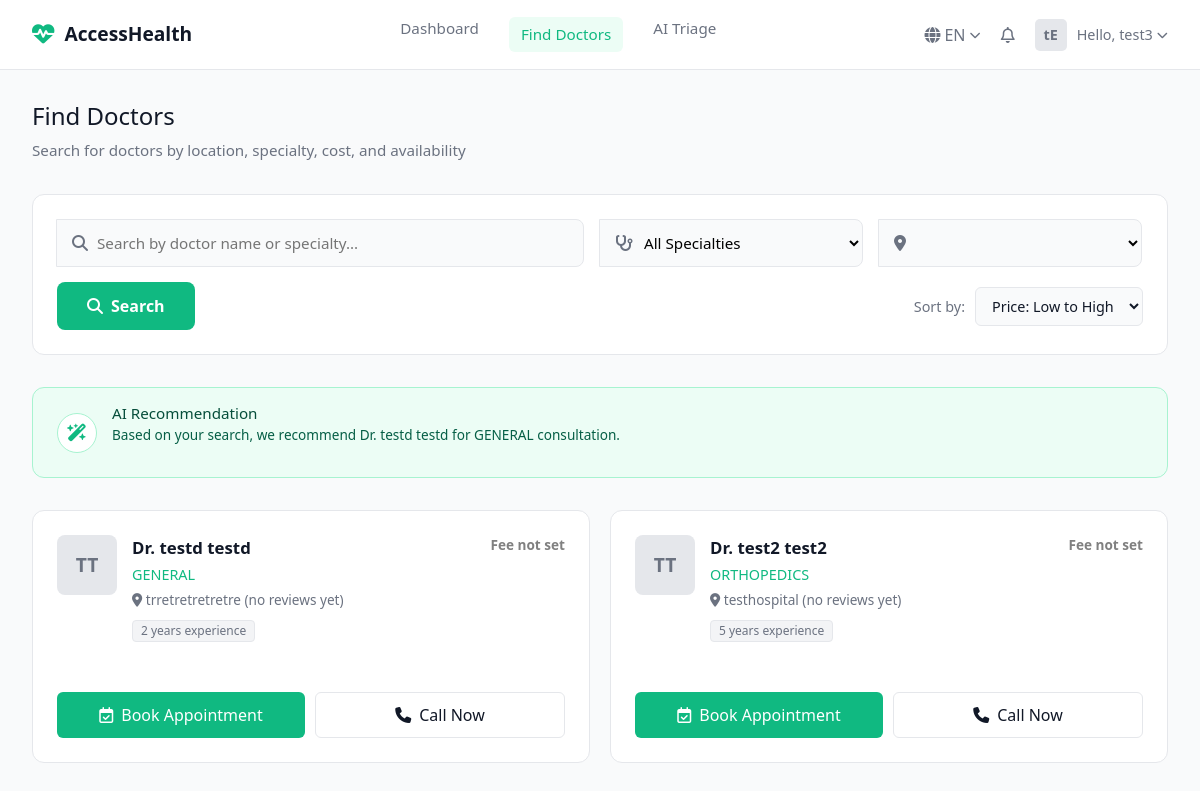
The page /patient/find-doctors/ (signed in) on the database as committed earlier.
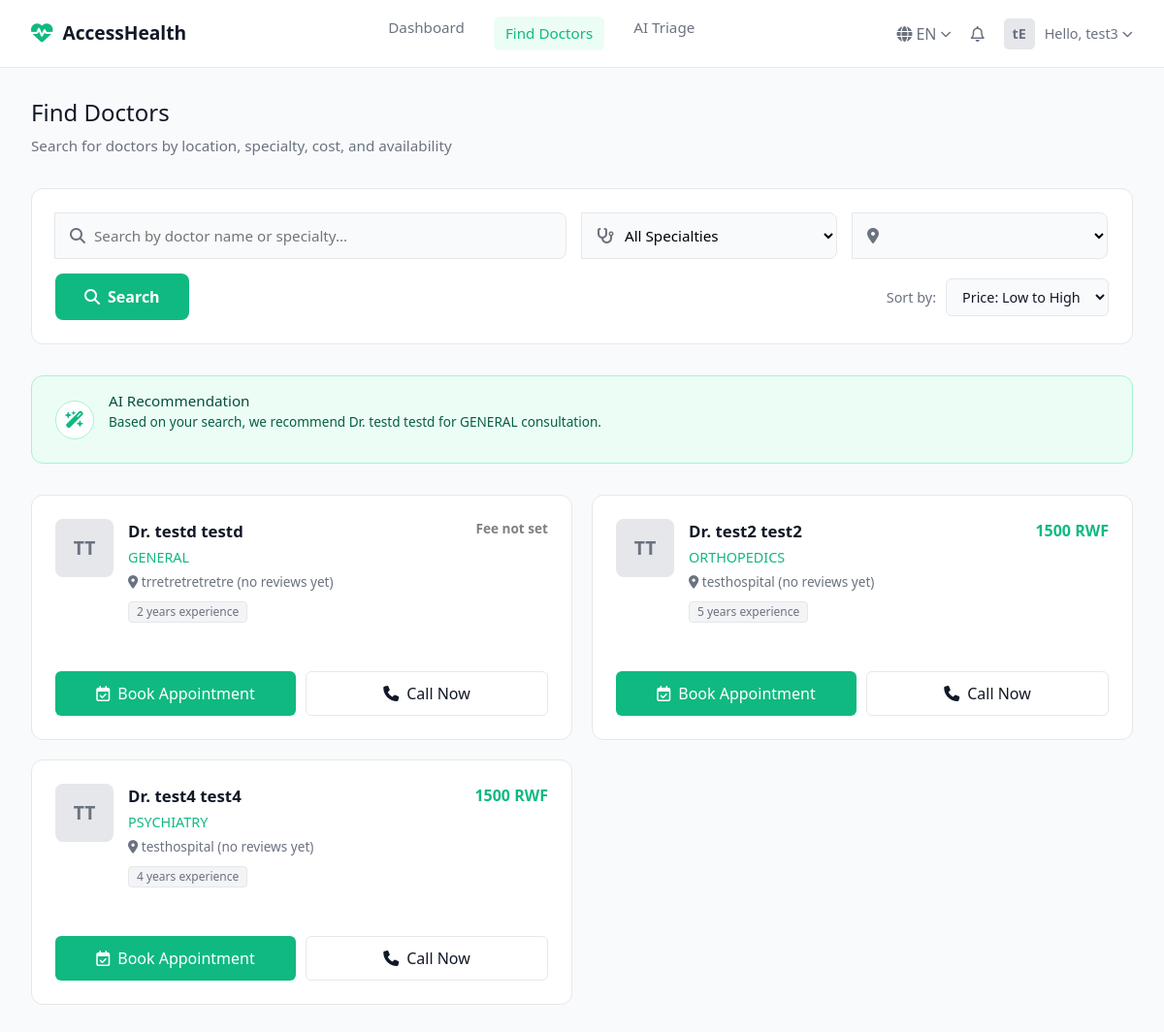
The same page on the database as committed later.
### webapp/models.py (models this page shows, shortened)
class Doctor(models.Model):
    SPECIALIZATION_CHOICES = [
        ('CARDIOLOGY', 'Cardiology'),
        ('NEUROLOGY', 'Neurology'),
        ('ORTHOPEDICS', 'Orthopedics'),
        ('PEDIATRICS', 'Pediatrics'),
        ('PSYCHIATRY', 'Psychiatry'),
        ('ONCOLOGY', 'Oncology'),
        ('GENERAL', 'General Practice'),
    ]
    GENDER_CHOICES = [
        ('M', 'Male'),
        ('F', 'Female'),
    ]
    user = models.OneToOneField(
        CustomUser,
        on_delete=models.CASCADE,
        related_name='doctor_profile'
    )
    doctor_licence_number = models.CharField(
        max_length=50,
        unique=True,
        help_text="Medical license number"
    )
    first_name = models.CharField(max_length=100)
    last_name = models.CharField(max_length=100)
    dob = models.DateField()
    district = models.CharField(max_length=100,default="kigali")
    sector = models.CharField(max_length=100,default="Gasabo")
    gender = models.CharField(max_length=1, choices=GENDER_CHOICES)
    primary_practice_district = models.CharField(max_length=100)
    phone_number = models.CharField(max_length=15)
    hospital_or_clinic_affiliation = models.CharField(
        max_length=200,
        blank=True,
        null=True
    )
    specialization = models.CharField(
        max_length=100,
        choices=SPECIALIZATION_CHOICES
    )
    years_of_experience = models.PositiveIntegerField(
        validators=[MinValueValidator(0)]
    )
    professional_bio = models.TextField(blank=True, null=True)
    profile_image = models.ImageField(
        upload_to='doctor_profiles/',
        blank=True,
        null=True
    )
    is_available = models.BooleanField(default=True)
    created_at = models.DateTimeField(auto_now_add=True)
    updated_at = models.DateTimeField(auto_now=True)
    notify_email = models.BooleanField(default=True)
    notify_sms = models.BooleanField(default=False)
    notify_in_app = models.BooleanField(default=True)
    hospitals = models.ManyToManyField(
        Hospital,
        through="DoctorHospital",
        related_name="doctors",
        blank=True,
    )
    class Meta:
        ordering = ['last_name', 'first_name']
        indexes = [
            models.Index(fields=['user']),
            models.Index(fields=['specialization']),
            models.Index(fields=['hospital_or_clinic_affiliation']),
        ]

### webapp/views.py (the view)
# urls.py: path("patient/find-doctors/", views.find_doctors_view, name="find_doctors"),
@login_required
def find_doctors_view(request):
    q = request.GET.get("q", "").strip()
    specialty = request.GET.get("specialty", "")
    location = request.GET.get("location", "")
    sort = request.GET.get("sort", "price_asc")
    doctors_qs = Doctor.objects.all()
    if q:
        doctors_qs = doctors_qs.filter(
            Q(first_name__icontains=q) |
            Q(last_name__icontains=q) |
            Q(specialization__icontains=q)
        )
    if specialty and specialty != "all":
        doctors_qs = doctors_qs.filter(specialization__iexact=specialty)
    if location and location != "all":
        doctors_qs = doctors_qs.filter(primary_practice_district__iexact=location)
    fee_subquery = DoctorHospital.objects.filter(
            doctor=OuterRef("pk")
        ).values('hospital__consultation_fee')[:1]
    doctors_qs = doctors_qs.annotate(
        avg_rating=Avg("reviews__rating"),
        review_count=Count("reviews"),
        consultation_fee=Subquery(fee_subquery)
    )
    if sort == "price_desc":
        doctors_qs = doctors_qs.order_by("-consultation_fee")
    elif sort == "price_asc":
        doctors_qs = doctors_qs.order_by("consultation_fee")
    else:
        doctors_qs = doctors_qs.order_by("-avg_rating")
    paginator = Paginator(doctors_qs, 6)
    page_number = request.GET.get("page")
    doctors_page = paginator.get_page(page_number)
    unique_locations = Doctor.objects.values_list(
        "primary_practice_district", flat=True
    ).distinct().order_by("primary_practice_district")
    unique_specialties = Doctor.objects.values_list(
        "specialization", flat=True
    ).distinct().order_by("specialization")
    booking_form = PatientBookAppointmentForm()
    context = {
        "doctors_page": doctors_page,
        "booking_form": booking_form,
        "locations": unique_locations,
        "specialties": unique_specialties,
        "q": q,
        "selected_specialty": specialty,
        "selected_location": location,
        "sort": sort,
    }
    return render(request, "find_doctors.html", context)

### webapp/forms.py (shortened to what this page needs)
class PatientBookAppointmentForm(forms.ModelForm):
    class Meta:
        model = Appointment
        fields = ['doctor', 'appointment_date', 'appointment_time', 'appointment_type', 'notes']
        widgets = {
            'doctor': forms.Select(attrs={'class': 'form-select'}),
            'appointment_date': forms.DateInput(attrs={'class': 'form-control', 'type': 'date'}),
            'appointment_time': forms.TimeInput(attrs={'class': 'form-control', 'type': 'time'}),
            'appointment_type': forms.Select(attrs={'class': 'form-select'}),
            'notes': forms.Textarea(attrs={'class': 'form-control', 'rows': 3, 'placeholder': 'Describe your symptoms...'}),
        }
    def __init__(self, *args, **kwargs):
        super(PatientBookAppointmentForm, self).__init__(*args, **kwargs)
        self.fields['doctor'].empty_label = "Select a Doctor"

### webapp/templates/find_doctors.html (shortened to what the changed rows need)
<!DOCTYPE html>
<html lang="en">
<head>
    <link href="https://cdn.jsdelivr.net/npm/bootstrap@5.3.3/dist/css/bootstrap.min.css" rel="stylesheet">
    <link rel="stylesheet" href="https://cdnjs.cloudflare.com/ajax/libs/font-awesome/6.4.0/css/all.min.css">
</head>
<body>
    <main>
    <h1 class="page-title">Find Doctors</h1>
    {% if doctors_page.object_list %}
        {% with rec=doctors_page.object_list.0 %}
            <div class="ai-banner">
                <div class="ai-text">
                    <h3>AI Recommendation</h3>
                    <p>
                        Based on your search, we recommend
                        Dr. {{ rec.first_name }} {{ rec.last_name }}
                        for {{ rec.specialization }} consultation.
                    </p>
                </div>
            </div>
        {% endwith %}
    {% endif %}
    <div class="doctors-grid">
        {% if doctors_page.object_list %}
            {% for d in doctors_page.object_list %}
                <div class="doctor-card">
                    <div class="doc-header">
                        <div class="doc-avatar">
                            {{ d.first_name|first|upper }}{{ d.last_name|first|upper }}
                        </div>
                        <div class="doc-details">
                            <div class="doc-name-row">
                                <span class="doc-name">
                                    Dr. {{ d.first_name }} {{ d.last_name }}
                                </span>
                                {% if d.consultation_fee %}
                                    <span class="doc-price">
                                        {{ d.consultation_fee }} RWF
                                    </span>
                                {% else %}
                                    <span class="doc-price" style="color: gray; font-size: 0.85rem;">
                                        Fee not set
                                    </span>
                                {% endif %}
                            </div>
                            <div class="doc-specialty">{{ d.specialization }}</div>
                           <div class="doc-location">
                                <span>
                                    <i class="fa-solid fa-location-dot"></i>
                                    {{ d.hospital_or_clinic_affiliation }}
                                    {% if d.avg_rating %}
                                        <span class="rating">
                                            <i class="fa-solid fa-star"></i>
                                            {{ d.avg_rating|floatformat:1 }}
                                        </span>
                                        <span class="review-count">
                                            ({{ d.review_count }} reviews)
                                        </span>
                                    {% else %}
                                        <span class="review-count">(no reviews yet)</span>
                                    {% endif %}
                                </span>
                            </div>
                            <div class="badges-row">
                                <span class="badge badge-exp">
                                    {{ d.years_of_experience }} years experience
                                </span>
                            </div>
                        </div>
                    </div>
                    <div class="card-actions">
                        <button type="button" class="btn-book" data-bs-toggle="modal" data-bs-target="#bookModal{{ d.id }}">
                            <i class="fa-regular fa-calendar-check"></i> Book Appointment
                        </button>
                        <button type="button" class="btn-call" data-bs-toggle="modal" data-bs-target="#callModal{{ d.id }}">
                            <i class="fa-solid fa-phone"></i> Call Now
                        </button>
                    </div>
                </div>
            {% endfor %}
        {% else %}
            <p style="margin-top:1rem; color:gray;">No doctors found for this search.</p>
        {% endif %}
    </div>
</main>
</body>
</html>

Rows that differ between the two databases and show on the page:
shown differently, row unchanged: Doctor "test2": consultation_fee (not shown) → "1500"; text "Fee not set" → "RWF"
added Doctor: first_name|first "T", last_name|first "T", first_name "test4", last_name "test4", consultation_fee "1500", specialization "PSYCHIATRY", hospital_or_clinic_affiliation "testhospital", shows "(no reviews yet)", years_of_experience "4"
